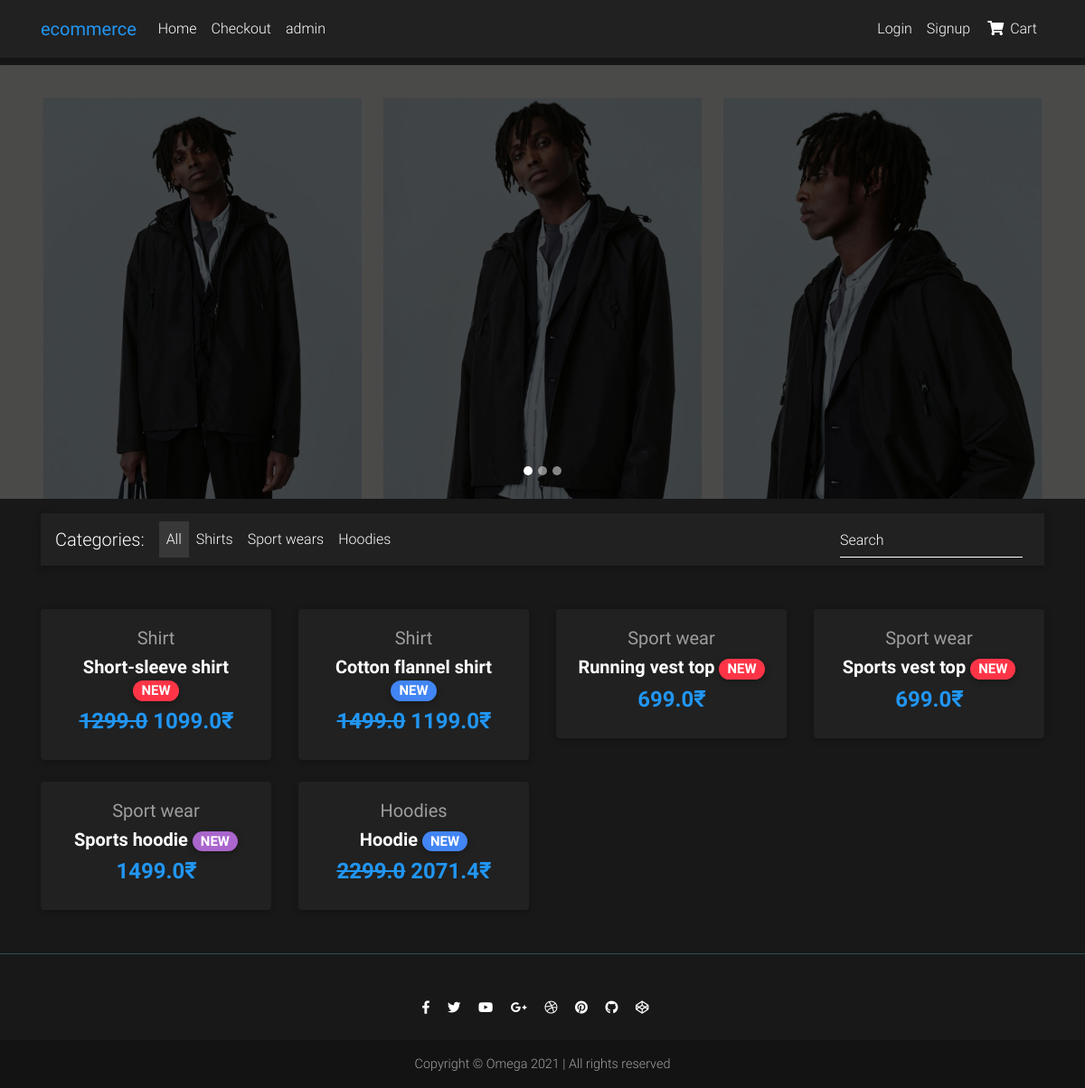
The page / on the database its author committed.
### core/models.py (models this page shows, shortened)
class Item(models.Model):
    title = models.CharField(max_length=100)
    price = models.FloatField()
    discount_price = models.FloatField(blank=True, null=True)
    category = models.CharField(choices=CATEGORY_CHOICES, max_length=2)
    label = models.CharField(choices=LABEL_CHOICES, max_length=1)
    image = models.ImageField(upload_to="img/%y")
    slug = models.SlugField(default="test-product")
    description = models.TextField()
    additional_image1 = models.ImageField(
        upload_to="img/%y", blank=True, null=True)
    additional_image2 = models.ImageField(
        upload_to="img/%y", blank=True, null=True)
    additional_image3 = models.ImageField(
        upload_to="img/%y", blank=True, null=True)
    additional_info = models.TextField(default="This is a description field.")
    def get_absolute_url(self):
        return reverse("core:product", kwargs={
            'slug': self.slug
        })

### core/views.py (the view)
# urls.py: path('', HomeView.as_view(), name='home'),
class HomeView(ListView):
    model = Item
    paginate_by = 8
    template_name = "home.html"

### templates/home.html (shortened to what this page needs)
{% extends "base.html" %} {% load static %}
{% block body %}
<div id="carousel-example-1z" class="carousel slide carousel-fade " data-ride="carousel">
    <ol class="carousel-indicators">
        <li data-target="#carousel-example-1z" data-slide-to="0" class="active"></li>
        <li data-target="#carousel-example-1z" data-slide-to="1"></li>
        <li data-target="#carousel-example-1z" data-slide-to="2"></li>
    </ol>
    <div class="carousel-inner" role="listbox">
        <div class="carousel-item active">
            <div class="view"
                style="background-image: url('/static/img/carousel/carousel1.jpg'); background-repeat: no-repeat; background-size: cover;">
                <div class="mask rgba-black-strong d-flex justify-content-center align-items-center">
                </div>
            </div>
        </div>
    </div>
    <a class="carousel-control-prev" href="#carousel-example-1z" role="button" data-slide="prev">
        <span class="carousel-control-prev-icon" aria-hidden="true"></span>
    </a>
    <a class="carousel-control-next" href="#carousel-example-1z" role="button" data-slide="next">
        <span class="carousel-control-next-icon" aria-hidden="true"></span>
    </a>
</div>
<main>
    <div class="container">
        <nav class="navbar navbar-expand-lg navbar-dark bg-dark lighten-3 mt-3 mb-5">
            <span class="navbar-brand">Categories:</span>
            <div class="collapse navbar-collapse" id="basicExampleNav">
                <ul class="navbar-nav mr-auto">
                    <li class="nav-item active">
                        <a class="nav-link" href="#">All
                        </a>
                    </li>
                    <li class="nav-item">
                        <a class="nav-link" href="#">Shirts</a>
                    </li>
                    <li class="nav-item">
                        <a class="nav-link" href="#">Sport wears</a>
                    </li>
                    <li class="nav-item">
                        <a class="nav-link" href="#">Hoodies</a>
                    </li>
                </ul>
                <form class="form-inline">
                    <div class="md-form my-0">
                        <input class="form-control mr-sm-2" type="text" placeholder="Search" aria-label="Search">
                    </div>
                </form>
            </div>
        </nav>
        <section class="text-center mb-4">
            <div class="row wow fadeIn">
                {% for item in object_list %}
                <div class="col-lg-3 col-md-6 mb-4">
                    <div class="card text-white bg-dark">
                        <div class="card-body text-center">
                            <a href="" class="grey-text">
                                <h5>{{ item.get_category_display }}</h5>
                            </a>
                            <h5>
                                <strong>
                                    <a href="{{ item.get_absolute_url }}" class="text-white">{{ item.title }}
                                        <span class="badge badge-pill {{ item.get_label_display }}-color">NEW</span>
                                    </a>
                                </strong>
                            </h5>
                            <h4 class="font-weight-bold blue-text">
                                <strong>
                                    {% if item.discount_price %}
                                    <del>{{ item.price }}</del>
                                    {{ item.discount_price }}&#8377
                                    {% else %}
                                    {{ item.price }}&#8377
                                    {% endif %}
                                </strong>
                            </h4>
                        </div>
                    </div>
                </div>
                {% endfor%}
            </div>
        </section>
    </div>
</main>
{% endblock body %}

### templates/home.html (style rules this page uses)
html, body, header, .carousel { height: 60vh; }

### rows shown on the page
Item: category "Shirt", title "Short-sleeve shirt", price "1299.0", discount_price "1099.0"
Item: category "Shirt", title "Cotton flannel shirt", price "1499.0", discount_price "1199.0"
Item: category "Sport wear", title "Running vest top", price "699.0"
Item: category "Sport wear", title "Sports vest top", price "699.0"
Item: category "Sport wear", title "Sports hoodie", price "1499.0"
Item: category "Hoodies", title "Hoodie", price "2299.0", discount_price "2071.4"
